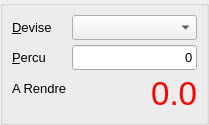
        <widget class="QGroupBox" name="gbox_amount_">
         <property name="sizePolicy">
          <sizepolicy hsizetype="Expanding" vsizetype="Expanding">
           <horstretch>0</horstretch>
           <verstretch>0</verstretch>
          </sizepolicy>
         </property>
         <property name="font">
          <font>
           <pointsize>10</pointsize>
          </font>
         </property>
         <property name="title">
          <string notr="true"/>
         </property>
         <property name="alignment">
          <set>Qt::AlignRight|Qt::AlignTrailing|Qt::AlignVCenter</set>
         </property>
         <property name="flat">
          <bool>false</bool>
         </property>
         <property name="checkable">
          <bool>false</bool>
         </property>
         <property name="checked">
          <bool>false</bool>
         </property>
         <layout class="QFormLayout" name="formLayout">
          <property name="labelAlignment">
           <set>Qt::AlignLeading|Qt::AlignLeft|Qt::AlignVCenter</set>
          </property>
          <property name="formAlignment">
           <set>Qt::AlignRight|Qt::AlignTop|Qt::AlignTrailing</set>
          </property>
          <property name="horizontalSpacing">
           <number>5</number>
          </property>
          <property name="verticalSpacing">
           <number>5</number>
          </property>
          <property name="leftMargin">
           <number>9</number>
          </property>
          <property name="topMargin">
           <number>9</number>
          </property>
          <property name="rightMargin">
           <number>9</number>
          </property>
          <property name="bottomMargin">
           <number>9</number>
          </property>
          <item row="0" column="0">
           <widget class="QLabel" name="lbl_devise_">
            <property name="font">
             <font>
              <pointsize>10</pointsize>
             </font>
            </property>
            <property name="text">
             <string>&amp;Devise</string>
            </property>
            <property name="buddy">
             <cstring>cbox_devise_</cstring>
            </property>
           </widget>
          </item>
          <item row="0" column="1">
           <widget class="QComboBox" name="cbox_devise_">
            <property name="enabled">
             <bool>true</bool>
            </property>
            <property name="sizePolicy">
             <sizepolicy hsizetype="Expanding" vsizetype="Fixed">
              <horstretch>0</horstretch>
              <verstretch>0</verstretch>
             </sizepolicy>
            </property>
            <property name="minimumSize">
             <size>
              <width>0</width>
              <height>25</height>
             </size>
            </property>
            <property name="editable">
             <bool>false</bool>
            </property>
            <property name="currentText">
             <string/>
            </property>
            <property name="currentIndex">
             <number>-1</number>
            </property>
            <property name="sizeAdjustPolicy">
             <enum>QComboBox::AdjustToContents</enum>
            </property>
           </widget>
          </item>
          <item row="1" column="0">
           <widget class="QLabel" name="lbl_percu_">
            <property name="font">
             <font>
              <pointsize>10</pointsize>
             </font>
            </property>
            <property name="text">
             <string>&amp;Percu</string>
            </property>
            <property name="buddy">
             <cstring>ledit_percu_</cstring>
            </property>
           </widget>
          </item>
          <item row="1" column="1">
           <widget class="QLineEdit" name="ledit_percu_">
            <property name="minimumSize">
             <size>
              <width>0</width>
              <height>25</height>
             </size>
            </property>
            <property name="layoutDirection">
             <enum>Qt::LeftToRight</enum>
            </property>
            <property name="inputMethodHints">
             <set>Qt::ImhPreferNumbers</set>
            </property>
            <property name="text">
             <string>0</string>
            </property>
            <property name="cursorPosition">
             <number>1</number>
            </property>
            <property name="alignment">
             <set>Qt::AlignRight|Qt::AlignTrailing|Qt::AlignVCenter</set>
            </property>
            <property name="readOnly">
             <bool>false</bool>
            </property>
            <property name="placeholderText">
             <string>Montant Percu</string>
            </property>
            <property name="clearButtonEnabled">
             <bool>false</bool>
            </property>
           </widget>
          </item>
          <item row="2" column="0">
           <widget class="QLabel" name="lbl_a_rendre_">
            <property name="font">
             <font>
              <pointsize>10</pointsize>
             </font>
            </property>
            <property name="text">
             <string>A Rendre</string>
            </property>
           </widget>
          </item>
          <item row="2" column="1">
           <widget class="QLabel" name="lbl_a_rendre_valeur_">
            <property name="minimumSize">
             <size>
              <width>0</width>
              <height>30</height>
             </size>
            </property>
            <property name="font">
             <font>
              <pointsize>25</pointsize>
              <weight>50</weight>
              <bold>false</bold>
             </font>
            </property>
            <property name="focusPolicy">
             <enum>Qt::StrongFocus</enum>
            </property>
            <property name="layoutDirection">
             <enum>Qt::LeftToRight</enum>
            </property>
            <property name="autoFillBackground">
             <bool>false</bool>
            </property>
            <property name="styleSheet">
             <string notr="true">color: rgb(255, 0, 0);</string>
            </property>
            <property name="text">
             <string>0.0</string>
            </property>
            <property name="textFormat">
             <enum>Qt::PlainText</enum>
            </property>
            <property name="scaledContents">
             <bool>false</bool>
            </property>
            <property name="alignment">
             <set>Qt::AlignRight|Qt::AlignTrailing|Qt::AlignVCenter</set>
            </property>
            <property name="indent">
             <number>0</number>
            </property>
           </widget>
          </item>
         </layout>
        </widget>
